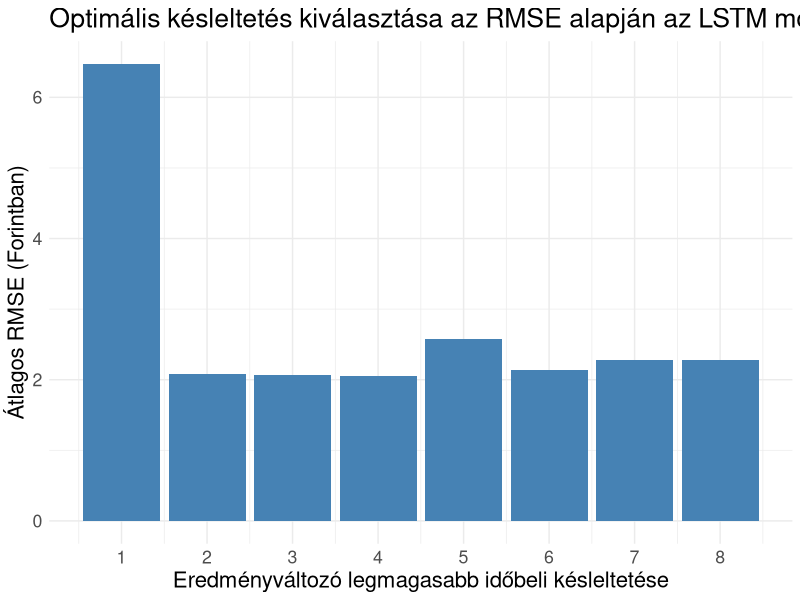
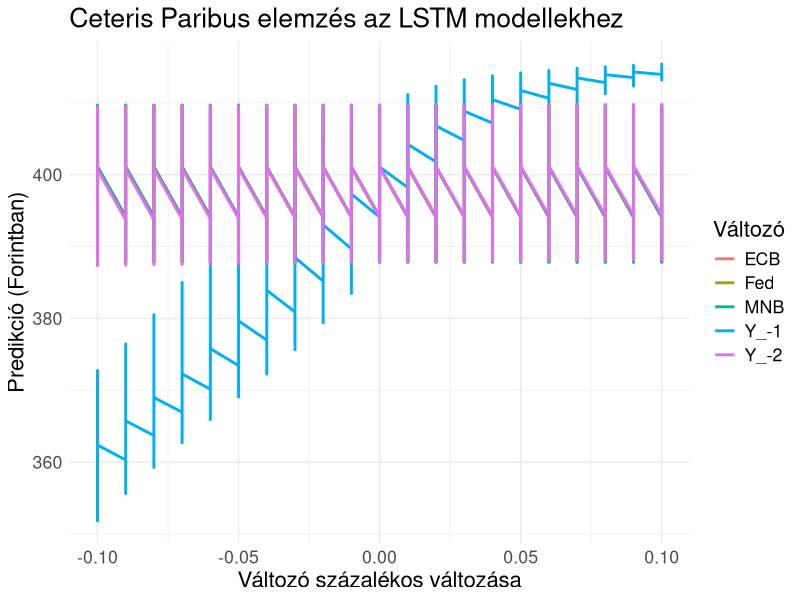
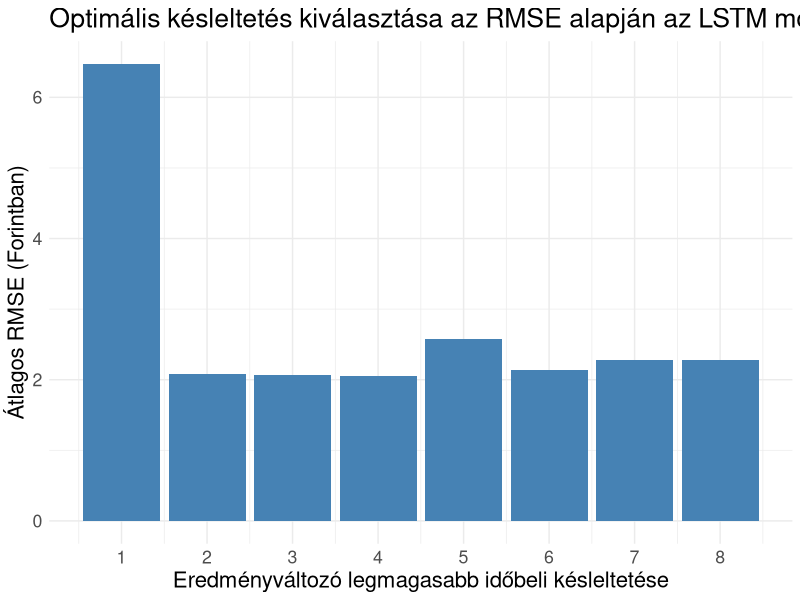

Write the R code that produced these figures, in order.
library(tidyverse)
library(readxl)

# Plot Optimal Lag Mean
lags = read_excel("optimal_lag_mean.xlsx") %>% 
  mutate(lags = 1:8)

ggplot(lags, aes(x = lags, y = rmse)) +
  geom_bar(stat = "identity", fill = "steelblue") +
  labs(title = "Optimális késleltetés kiválasztása az RMSE alapján az LSTM modellekhez",
       x = "Eredményváltozó legmagasabb időbeli késleltetése",
       y = "Átlagos RMSE (Forintban)") +
  scale_x_continuous(breaks = 1:8) +
  theme_minimal()+
  theme(text = element_text(size = 16))

ggsave("plots/optimal_lag_mean.png", width = 16, height = 8)

# Plot c.p. results
cp_results = read_csv("ceteris_paribus_results.csv")

ggplot(cp_results, aes(x = pct_change, y = prediction, color = variable)) +
  geom_line(linewidth = 1) +
  labs(title = "Ceteris Paribus elemzés az LSTM modellekhez",
       x = "Változó százalékos változása",
       y = "Predikció (Forintban)",
       color = "Változó") +
  theme_minimal()+
  theme(text = element_text(size = 16))
